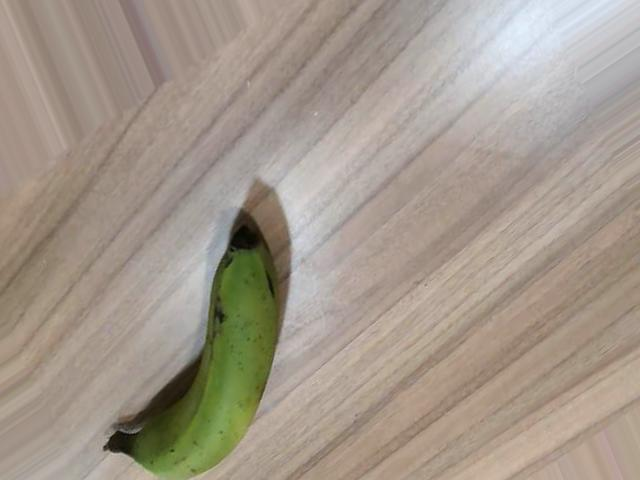
#> input picture data_banana/test/images/Raw_Banana1_0_7130.jpg, 640 x 480 px
$ python test_color_analysis.py
#> lines starting #> are read from the running program, lines starting #| are printed output that depends on the picture; after the words box and inside, x2 and y2 are one past the last pixel; in counts of white or black regions, pixels touching at a corner belong together
### color_analyzer.py
import cv2
import numpy as np

class BananaColorAnalyzer:
    def __init__(self):
        """
        Initialize color thresholds for banana ripeness detection in HSV color space.
        HSV is better than RGB for color-based detection because:
        - H (Hue): Color type (green, yellow, brown)
        - S (Saturation): Color intensity
        - V (Value): Brightness
        """

        # HSV color ranges for different ripeness stages
        # Format: [H_min, S_min, V_min], [H_max, S_max, V_max]

        # Green (unripe banana) - Hue ~35-85
        self.green_lower = np.array([35, 40, 40])
        self.green_upper = np.array([85, 255, 255])

        # Yellow (ripe banana) - Hue ~15-35
        self.yellow_lower = np.array([15, 40, 100])
        self.yellow_upper = np.array([35, 255, 255])

        # Brown (overripe/spots) - Hue ~5-15, lower saturation
        self.brown_lower = np.array([5, 40, 20])
        self.brown_upper = np.array([25, 255, 200])

        # General banana mask (to separate from background)
        # Captures all banana colors (green + yellow + brown)
        self.banana_lower = np.array([5, 30, 20])
        self.banana_upper = np.array([85, 255, 255])

    def extract_banana_mask(self, image):
        """
        Extract banana region from background using color masking.

        Args:
            image: BGR image from OpenCV

        Returns:
            mask: Binary mask where banana pixels are white (255)
        """
        # Convert to HSV
        hsv = cv2.cvtColor(image, cv2.COLOR_BGR2HSV)

        # Create mask for banana colors
        mask = cv2.inRange(hsv, self.banana_lower, self.banana_upper)

        # Morphological operations to clean up the mask
        kernel = np.ones((5, 5), np.uint8)
        mask = cv2.morphologyEx(mask, cv2.MORPH_CLOSE, kernel)  # Fill holes
        mask = cv2.morphologyEx(mask, cv2.MORPH_OPEN, kernel)   # Remove noise

        # Find largest contour (assume it's the banana)
        contours, _ = cv2.findContours(mask, cv2.RETR_EXTERNAL, cv2.CHAIN_APPROX_SIMPLE)

        if contours:
            # Keep only the largest contour
            largest_contour = max(contours, key=cv2.contourArea)
            mask = np.zeros_like(mask)
            cv2.drawContours(mask, [largest_contour], -1, 255, -1)

        return mask

    def count_color_pixels(self, image, mask):
        """
        Count pixels of each color (green, yellow, brown) within the banana mask.

        Args:
            image: BGR image from OpenCV
            mask: Binary mask of banana region

        Returns:
            dict: Pixel counts for each color category
        """
        # Convert to HSV
        hsv = cv2.cvtColor(image, cv2.COLOR_BGR2HSV)

        # Apply banana mask to focus only on banana pixels
        hsv_masked = cv2.bitwise_and(hsv, hsv, mask=mask)

        # Count pixels in each color range
        green_mask = cv2.inRange(hsv_masked, self.green_lower, self.green_upper)
        yellow_mask = cv2.inRange(hsv_masked, self.yellow_lower, self.yellow_upper)
        brown_mask = cv2.inRange(hsv_masked, self.brown_lower, self.brown_upper)

        green_pixels = cv2.countNonZero(green_mask)
        yellow_pixels = cv2.countNonZero(yellow_mask)
        brown_pixels = cv2.countNonZero(brown_mask)
        total_banana_pixels = cv2.countNonZero(mask)

        return {
            'green': green_pixels,
            'yellow': yellow_pixels,
            'brown': brown_pixels,
            'total': total_banana_pixels
        }

    def calculate_ripeness_percentage(self, color_counts):
        """
        Calculate ripeness percentage based on color distribution.

        Logic:
        - More green = less ripe (0-40%)
        - More yellow = ripe (40-80%)
        - Brown spots = very ripe/overripe (80-100%)

        Args:
            color_counts: Dictionary with pixel counts

        Returns:
            float: Ripeness percentage (0-100)
        """
        green = color_counts['green']
        yellow = color_counts['yellow']
        brown = color_counts['brown']
        total = color_counts['total']

        if total == 0:
            return 0.0

        # Calculate ratios
        green_ratio = green / total
        yellow_ratio = yellow / total
        brown_ratio = brown / total

        # Ripeness formula (weighted calculation)
        # Green contributes 0-30% ripeness
        # Yellow contributes 30-80% ripeness
        # Brown contributes 80-100% ripeness

        ripeness = 0.0

        # Green stage (0-40% ripe)
        if green_ratio > 0:
            ripeness += green_ratio * 20  # Max 20% from green

        # Yellow stage (adds to ripeness)
        if yellow_ratio > 0:
            ripeness += yellow_ratio * 60  # Can contribute up to 60%

        # Brown stage (indicates high ripeness)
        if brown_ratio > 0:
            ripeness += brown_ratio * 100  # Brown spots indicate advanced ripeness

        # Normalize: if mostly green, cap at lower ripeness
        if green_ratio > 0.6:
            ripeness = min(ripeness, 35)

        # If mostly yellow, ensure it's in ripe range
        if yellow_ratio > 0.6:
            ripeness = max(ripeness, 50)

        # If significant brown, ensure high ripeness
        if brown_ratio > 0.2:
            ripeness = max(ripeness, 75)

        return min(100.0, max(0.0, ripeness))

    def get_ripeness_stage(self, ripeness_percentage):
        """
        Convert ripeness percentage to descriptive stage with bucket range.

        Args:
            ripeness_percentage: Float 0-100

        Returns:
            tuple: (stage description, bucket range string)
        """
        if ripeness_percentage < 30:
            return "Green (Unripe)", "0-30%"
        elif ripeness_percentage < 50:
            return "Yellow-Green (Early Ripening)", "30-50%"
        elif ripeness_percentage < 70:
            return "Bright Yellow (Optimal)", "50-70%"
        elif ripeness_percentage < 90:
            return "Yellow with Brown Spots (Very Ripe)", "70-90%"
        else:
            return "Heavy Brown (Overripe)", "90-100%"

    def analyze_frame(self, frame):
        """
        Complete analysis of a frame to get ripeness percentage.

        Args:
            frame: BGR image from OpenCV

        Returns:
            dict: Analysis results including ripeness percentage, stage, and mask
        """
        try:
            # Extract banana region
            banana_mask = self.extract_banana_mask(frame)

            # Check if banana was detected
            if cv2.countNonZero(banana_mask) < 100:  # Minimum pixel threshold
                return {
                    'detected': False,
                    'ripeness_percentage': 0.0,
                    'stage': 'No banana detected',
                    'bucket': 'N/A',
                    'color_counts': None,
                    'mask': banana_mask
                }

            # Count color pixels
            color_counts = self.count_color_pixels(frame, banana_mask)

            # Calculate ripeness
            ripeness_percentage = self.calculate_ripeness_percentage(color_counts)
            stage, bucket = self.get_ripeness_stage(ripeness_percentage)

            return {
                'detected': True,
                'ripeness_percentage': ripeness_percentage,
                'stage': stage,
                'bucket': bucket,
                'color_counts': color_counts,
                'mask': banana_mask
            }

        except Exception as e:
            print(f"Error in color analysis: {e}")
            return {
                'detected': False,
                'ripeness_percentage': 0.0,
                'stage': 'Analysis error',
                'bucket': 'N/A',
                'color_counts': None,
                'mask': None
            }

    def visualize_analysis(self, frame, analysis_result):
        """
        Create a visualization showing the banana mask and color breakdown.

        Args:
            frame: Original BGR image
            analysis_result: Result from analyze_frame()

        Returns:
            annotated_frame: Frame with visual overlay
        """
        annotated = frame.copy()

        if not analysis_result['detected']:
            return annotated

        mask = analysis_result['mask']

        # Draw banana outline
        contours, _ = cv2.findContours(mask, cv2.RETR_EXTERNAL, cv2.CHAIN_APPROX_SIMPLE)
        if contours:
            cv2.drawContours(annotated, contours, -1, (0, 255, 0), 2)

        # Draw color distribution bar
        if analysis_result['color_counts']:
            counts = analysis_result['color_counts']
            total = counts['total']

            if total > 0:
                bar_height = 30
                bar_y = frame.shape[0] - 50
                bar_x_start = 20
                bar_width = 300

                # Calculate segment widths
                green_width = int((counts['green'] / total) * bar_width)
                yellow_width = int((counts['yellow'] / total) * bar_width)
                brown_width = int((counts['brown'] / total) * bar_width)

                # Draw background
                cv2.rectangle(annotated, (bar_x_start, bar_y),
                            (bar_x_start + bar_width, bar_y + bar_height),
                            (50, 50, 50), -1)

                # Draw color segments
                x_offset = bar_x_start

                if green_width > 0:
                    cv2.rectangle(annotated, (x_offset, bar_y),
                                (x_offset + green_width, bar_y + bar_height),
                                (0, 255, 0), -1)
                    x_offset += green_width

                if yellow_width > 0:
                    cv2.rectangle(annotated, (x_offset, bar_y),
                                (x_offset + yellow_width, bar_y + bar_height),
                                (0, 255, 255), -1)
                    x_offset += yellow_width

                if brown_width > 0:
                    cv2.rectangle(annotated, (x_offset, bar_y),
                                (x_offset + brown_width, bar_y + bar_height),
                                (19, 69, 139), -1)

                # Label
                cv2.putText(annotated, "Color Distribution", (bar_x_start, bar_y - 10),
                           cv2.FONT_HERSHEY_SIMPLEX, 0.5, (255, 255, 255), 1)

        return annotated

### test_color_analysis.py
"""
Test script for color-based ripeness analysis.
Run this to test the color analyzer on static images or live feed.
"""

import cv2
import os
from color_analyzer import BananaColorAnalyzer

def test_on_image(image_path, analyzer):
    """Test color analysis on a single image"""
    print(f"\nAnalyzing: {image_path}")

    # Load image
    image = cv2.imread(image_path)
    if image is None:
        print(f"  Error: Could not load image")
        return

    # Analyze
    result = analyzer.analyze_frame(image)

    # Print results
    if result['detected']:
        print(f"  Detected: Yes")
        print(f"  Ripeness: {result['ripeness_percentage']:.1f}%")
        print(f"  Stage: {result['stage']}")

        if result['color_counts']:
            counts = result['color_counts']
            total = counts['total']
            print(f"  Color breakdown:")
            print(f"    Green:  {counts['green']:6d} ({counts['green']/total*100:5.1f}%)")
            print(f"    Yellow: {counts['yellow']:6d} ({counts['yellow']/total*100:5.1f}%)")
            print(f"    Brown:  {counts['brown']:6d} ({counts['brown']/total*100:5.1f}%)")

        # Show visualization
        annotated = analyzer.visualize_analysis(image, result)

        # Resize for display if too large
        max_height = 800
        if annotated.shape[0] > max_height:
            scale = max_height / annotated.shape[0]
            new_width = int(annotated.shape[1] * scale)
            annotated = cv2.resize(annotated, (new_width, max_height))

        cv2.imshow('Color Analysis', annotated)
        print("  Press any key to continue...")
        cv2.waitKey(0)
    else:
        print(f"  Detected: No (banana not found)")

# [60 lines left out: functions test_on_directory, test_live_feed, not called in this run]

def main():
    print("=" * 70)
    print("BANANA COLOR ANALYSIS TEST")
    print("=" * 70)

    analyzer = BananaColorAnalyzer()

    print("\nChoose test mode:")
    print("1. Test on single image")
    print("2. Test on image directory")
    print("3. Test on live webcam feed")
    print("4. Quick test on training data")

    choice = input("\nEnter choice (1-4): ").strip()
#> the answer given: 1

    if choice == '1':
        image_path = input("Enter image path: ").strip()
#> the answer given: data_banana/test/images/Raw_Banana1_0_7130.jpg
        test_on_image(image_path, analyzer)
#> in test_on_image, image is the input picture: shape (480, 640, 3); mean B, G, R 139.5, 152.2, 163.3
#> in extract_banana_mask, `mask = cv2.inRange(hsv, self.banana_lower, self.banana_upper)`:
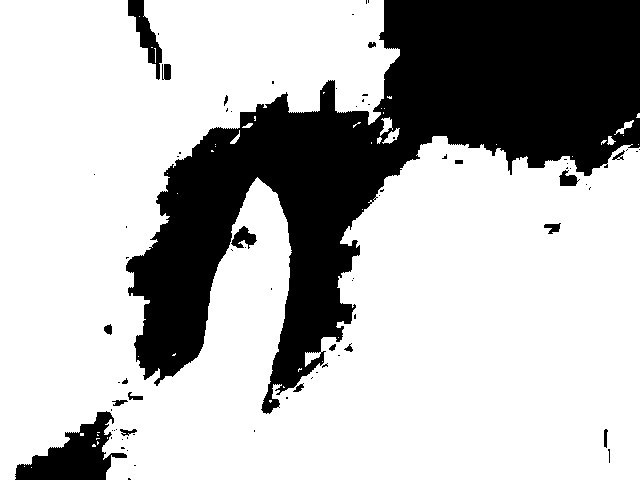
#> mask: shape (480, 640); 72.1% white; 76 black regions (56 under 20 px), largest, box (x1, y1, x2, y2) and area: (126, 0, 640, 414) 79694, (15, 411, 127, 480) 3595, (128, 0, 162, 80) 993
#> in extract_banana_mask, `mask = cv2.morphologyEx(mask, cv2.MORPH_OPEN, kernel)`:
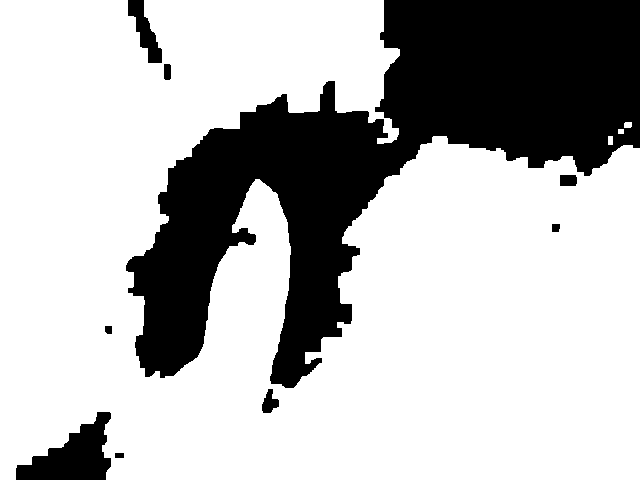
#> mask: shape (480, 640); 72.5% white; 9 black regions
#> in extract_banana_mask, `contours, _ = cv2.findContours(mask, cv2.RETR_EXTERNAL, cv2.CHAIN_APPR..`: contours = 4 contours; box (x1, y1, x2, y2) and area: (0, 0, 640, 480) 221224, (624, 122, 632, 128) 34, (608, 136, 613, 145) 32, (618, 129, 624, 134) 20
#> in extract_banana_mask, `largest_contour = max(contours, key=cv2.contourArea)`: largest_contour = contour of 829 points, box (x1, y1, x2, y2) (0, 0, 640, 480), area 221224
#> in extract_banana_mask, `cv2.drawContours(mask, [largest_contour], -1, 255, -1)`:
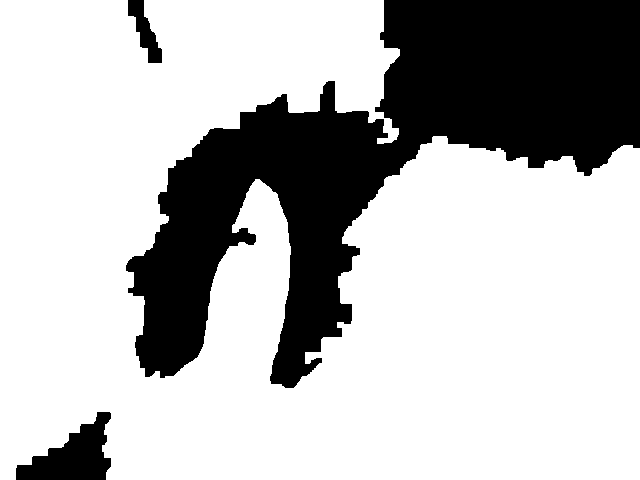
#> mask: shape (480, 640); 72.7% white; 3 black regions, box (x1, y1, x2, y2) and area: (126, 0, 640, 388) 79472, (16, 412, 111, 480) 3463, (128, 0, 162, 63) 939
#> in count_color_pixels, `green_mask = cv2.inRange(hsv_masked, self.green_lower, self.green_upper)`:
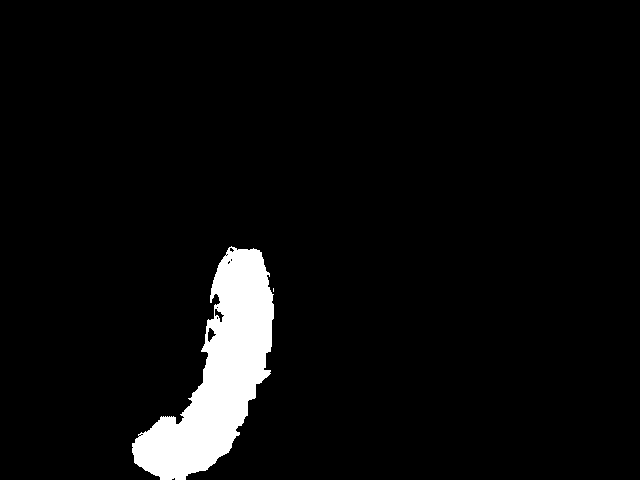
#> green_mask: shape (480, 640); 4.8% white; 2 white regions (1 under 20 px), largest, box (x1, y1, x2, y2) and area: (132, 246, 274, 480) 14815
#> in count_color_pixels, `yellow_mask = cv2.inRange(hsv_masked, self.yellow_lower, self.yellow_u..`:
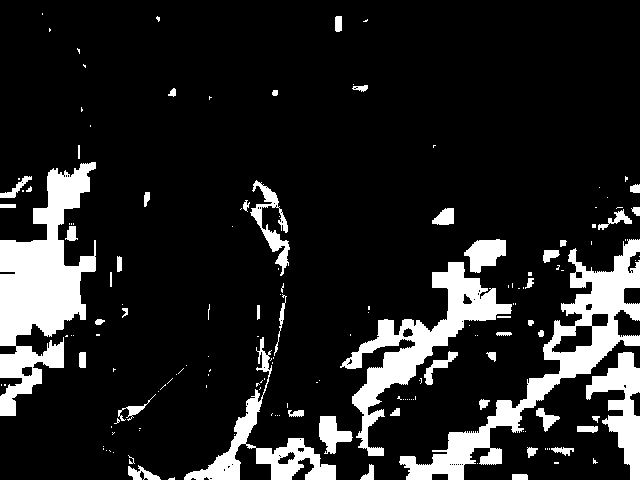
#> yellow_mask: shape (480, 640); 14% white; 163 white regions (111 under 20 px), largest, box (x1, y1, x2, y2) and area: (0, 162, 96, 416) 11676, (399, 239, 640, 480) 9936, (340, 262, 512, 456) 7316
#> in count_color_pixels, `brown_mask = cv2.inRange(hsv_masked, self.brown_lower, self.brown_upper)`:
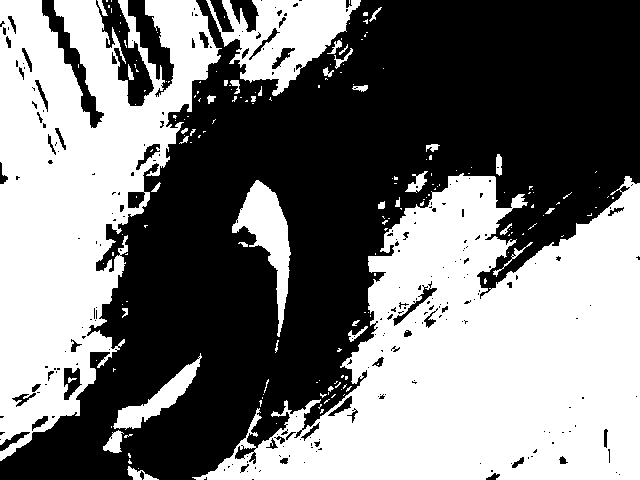
#> brown_mask: shape (480, 640); 48% white; 184 white regions (145 under 20 px)
#> in count_color_pixels, `green_pixels = cv2.countNonZero(green_mask)`: green_pixels = 14819
#> in count_color_pixels, `yellow_pixels = cv2.countNonZero(yellow_mask)`: yellow_pixels = 43152
#> in count_color_pixels, `brown_pixels = cv2.countNonZero(brown_mask)`: brown_pixels = 147305
#> in count_color_pixels, `total_banana_pixels = cv2.countNonZero(mask)`: total_banana_pixels = 223326
#> in analyze_frame, `color_counts = self.count_color_pixels(frame, banana_mask)`: color_counts = {'green': 14819, 'yellow': 43152, 'brown': 147305, 'total': 223326}
#> in calculate_ripeness_percentage, `green = color_counts['green']`: green = 14819
#> in calculate_ripeness_percentage, `yellow = color_counts['yellow']`: yellow = 43152
#> in calculate_ripeness_percentage, `brown = color_counts['brown']`: brown = 147305
#> in calculate_ripeness_percentage, `total = color_counts['total']`: total = 223326
#> in calculate_ripeness_percentage, `green_ratio = green / total`: green_ratio = 0.0664
#> in calculate_ripeness_percentage, `yellow_ratio = yellow / total`: yellow_ratio = 0.193
#> in calculate_ripeness_percentage, `brown_ratio = brown / total`: brown_ratio = 0.66
#> in calculate_ripeness_percentage, `ripeness += green_ratio * 20`: ripeness = 1.33
#> in calculate_ripeness_percentage, `ripeness += yellow_ratio * 60`: ripeness = 12.92
#> in calculate_ripeness_percentage, `ripeness += brown_ratio * 100`: ripeness = 78.88
#> in analyze_frame, `stage, bucket = self.get_ripeness_stage(ripeness_percentage)`: stage = 'Yellow with Brown Spots (Very Ripe)'; bucket = '70-90%'
#> in test_on_image, `result = analyzer.analyze_frame(image)`: result = 6 items
#|   Ripeness: 78.9%
#|   Stage: Yellow with Brown Spots (Very Ripe)
#> in test_on_image, `counts = result['color_counts']`: counts has the same summary as color_counts in analyze_frame
#> in test_on_image, `total = counts['total']`: total = 223326
#|     Green:   14819 (  6.6%)
#|     Yellow:  43152 ( 19.3%)
#|     Brown:  147305 ( 66.0%)
#> in visualize_analysis, `contours, _ = cv2.findContours(mask, cv2.RETR_EXTERNAL, cv2.CHAIN_APPR..`: contours = 1 contour; box (x1, y1, x2, y2) and area: (0, 0, 640, 480) 221224
#> in visualize_analysis, `counts = analysis_result['color_counts']`: counts has the same summary as color_counts in analyze_frame
#> in visualize_analysis, `total = counts['total']`: total = 223326
#> in visualize_analysis, `green_width = int((counts['green'] / total) * bar_width)`: green_width = 19
#> in visualize_analysis, `yellow_width = int((counts['yellow'] / total) * bar_width)`: yellow_width = 57
#> in visualize_analysis, `brown_width = int((counts['brown'] / total) * bar_width)`: brown_width = 197
#> in visualize_analysis, `x_offset += green_width`: x_offset = 39
#> in visualize_analysis, `x_offset += yellow_width`: x_offset = 96
#> in visualize_analysis, `cv2.putText(annotated, "Color Distribution", (bar_x_start, bar_y - 10)..`:
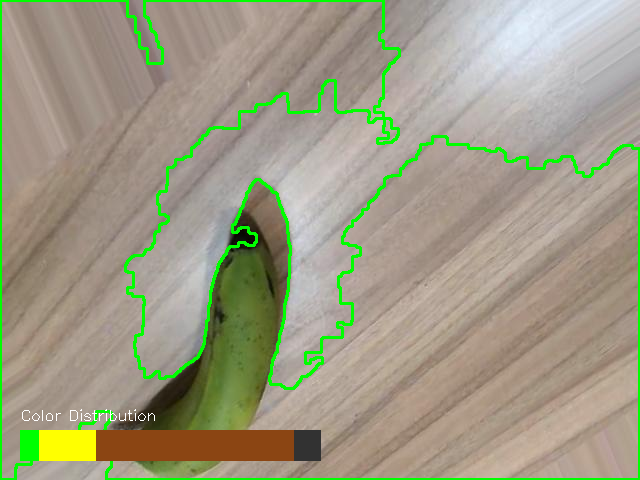
#> annotated: shape (480, 640, 3); mean B, G, R 132, 155.8, 157.8

    elif choice == '2':
        directory = input("Enter directory path: ").strip()
        test_on_directory(directory, analyzer)

    elif choice == '3':
        test_live_feed(analyzer)

    elif choice == '4':
        # Test on some training images
        data_dir = "data_banana/train/images"
        if os.path.exists(data_dir):
            test_on_directory(data_dir, analyzer)
        else:
            print(f"Error: Directory not found: {data_dir}")

    else:
        print("Invalid choice")

    print("\nTest complete!")

if __name__ == "__main__":
    main()
